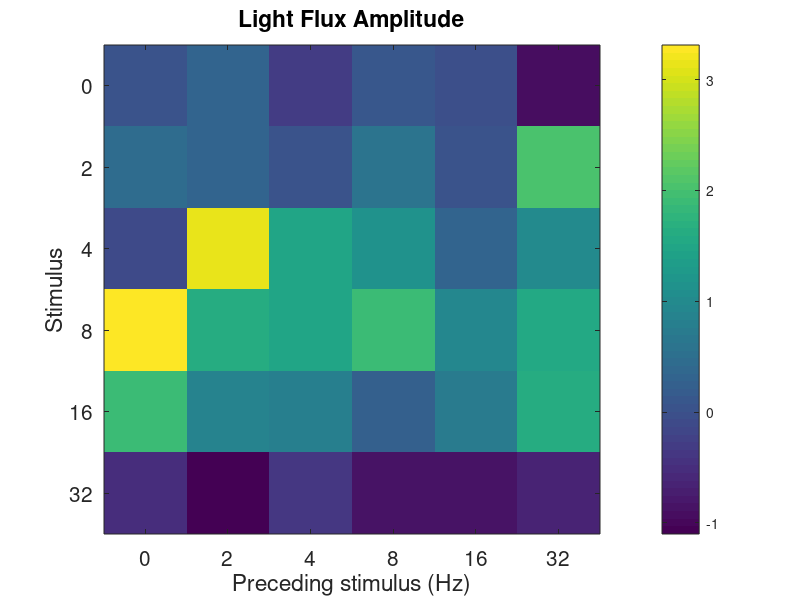
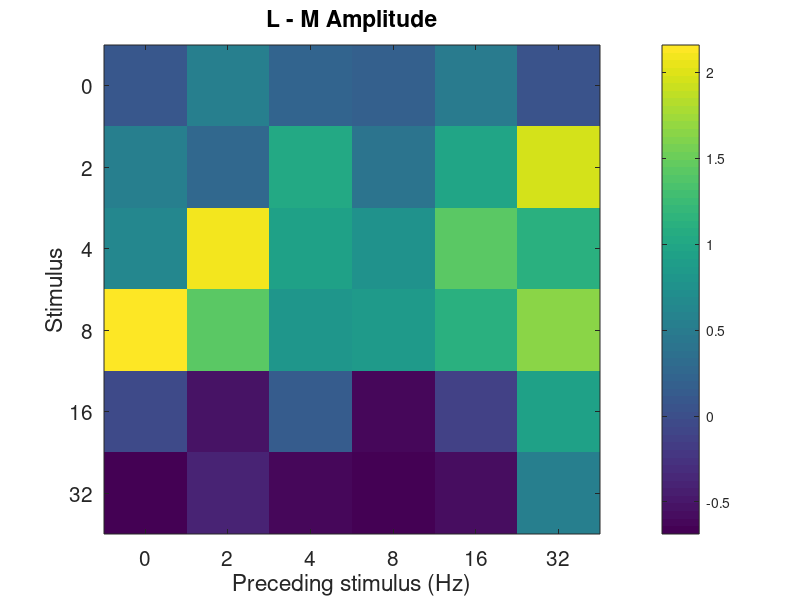
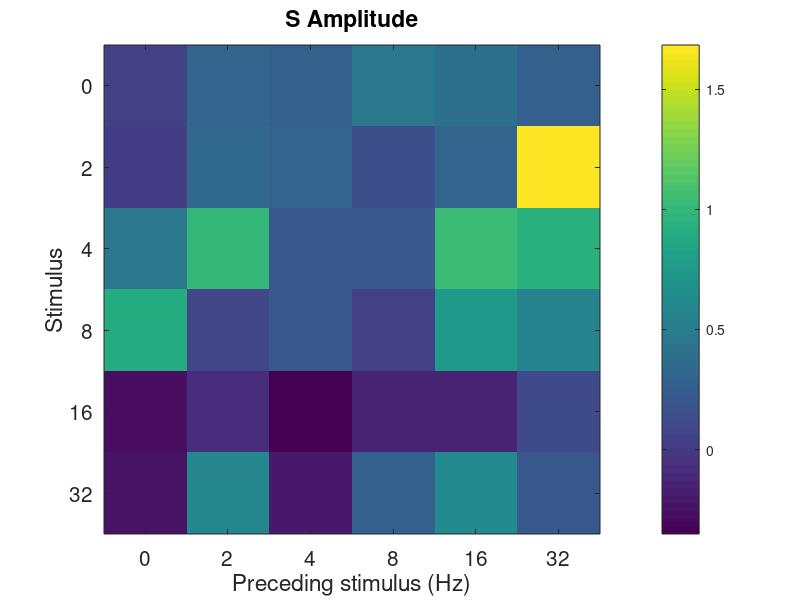
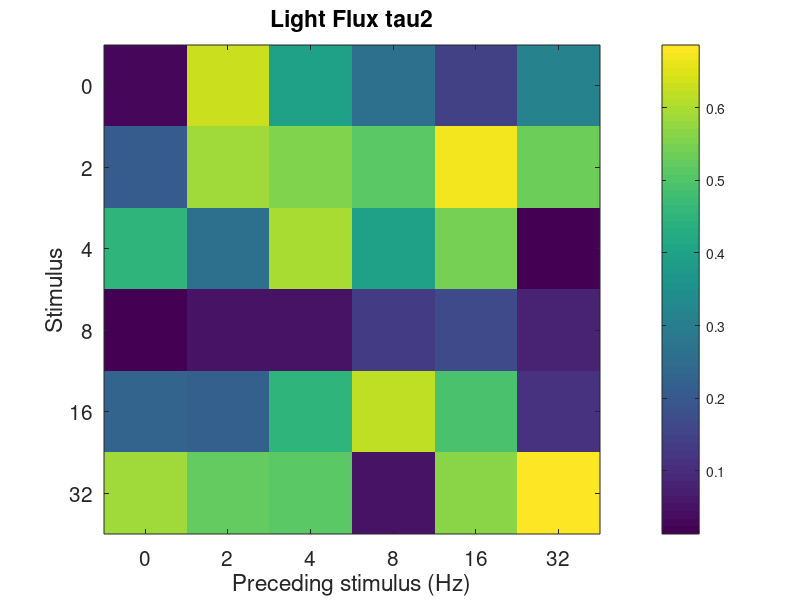

The MATLAB script that drew these images, in order:
%%

addpath('storedData/');

subj_name = 'asb1';
% NOTE THAT THE COUNTERBALANCING ISN'T PERFECT--MANUALLY CORRECTED IN CODE
% FOR RUN A: 2 PRECEDED BY 0 APPEARS 2 TIMES, 0 PRECEDED BY 0 APPEARS 2
%            TIMES
% FOR RUN B: 0 PRECEDED BY 0 APPEARS 3 TIMES

% load parameters and fits
if strcmp(subj_name,'asb1')
    carryOver = load('asb1CarryOver');
    carryOver = carryOver.carryOver;
    unlockedParamFits = load('asb1UnlockedParamFits');
    unlockedParamFits = unlockedParamFits.unlockedParamFits;
elseif strcmp(subj_name,'gka1')
    carryOver = load('gka1CarryOver');
    carryOver = carryOver.carryOver;
    unlockedParamFits = load('gka1UnlockedParamFits');
    unlockedParamFits = unlockedParamFits.unlockedParamFits;
else
   error('specify valid subject name: asb1 or gka1'); 
end

% loop over runs
for i = 1:size(carryOver.storeAll,1)
    stimForRun = carryOver.stimValuesForRunStore(i,:);
    % get unique stimulus values
    uniqueTempFreq = unique(stimForRun);
    % initialize carry over matrices
    carryOverMatSubAmpl = 0./zeros([length(uniqueTempFreq) length(uniqueTempFreq)]);
    carryOverMatSubtau2 = 0./zeros([length(uniqueTempFreq) length(uniqueTempFreq)]);
    counterMatrixSub = zeros([length(uniqueTempFreq) length(uniqueTempFreq)]);
    % loop over temp freqs in each run
    for j = 2:length(stimForRun)
        % get the amplitude and tau values
        ampl = carryOver.storeAll(i,j,1);
        tau2 = carryOver.storeAll(i,j,2);
        whereToPut1 = stimForRun(j)  ==uniqueTempFreq;
        whereToPut2 = stimForRun(j-1)==uniqueTempFreq;
        if isnan(carryOverMatSubAmpl(whereToPut1,whereToPut2))
            % place them appropriately in the carry over matrix for ampllitude
            carryOverMatSubAmpl(whereToPut1,whereToPut2) = ampl;
            % do the same for tau2
            carryOverMatSubtau2(whereToPut1,whereToPut2) = tau2;
        else
            % place them appropriately in the carry over matrix for amplitude
            carryOverMatSubAmpl(whereToPut1,whereToPut2) = ...
            carryOverMatSubAmpl(whereToPut1,whereToPut2)+ampl;
            % do the same for tau2
            carryOverMatSubtau2(whereToPut1,whereToPut2) = ...
            carryOverMatSubtau2(whereToPut1,whereToPut2)+tau2;
        end
        counterMatrixSub(whereToPut1,whereToPut2) = ...
        counterMatrixSub(whereToPut1,whereToPut2)+1;
    end
   
   % manually account for overlapping combinations
   if carryOver.runOrder(i)=='A'
       
       carryOverMatSubAmpl(1,1) = carryOverMatSubAmpl(1,1)./2;
       carryOverMatSubAmpl(2,1) = carryOverMatSubAmpl(2,1)./2;
       
       carryOverMatSubtau2(1,1) = carryOverMatSubtau2(1,1)./2;
       carryOverMatSubtau2(2,1) = carryOverMatSubtau2(2,1)./2;
       
   elseif carryOver.runOrder(i)=='B'
       
       carryOverMatSubAmpl(1,1) = carryOverMatSubAmpl(1,1)./3;
       carryOverMatSubtau2(1,1) = carryOverMatSubtau2(1,1)./3;
       
   else
      dummy = [];
   end
   
   % add 'labels'
   carryOverMatSubAmpl = [uniqueTempFreq' carryOverMatSubAmpl];
   carryOverMatSubAmpl = [[0 uniqueTempFreq]; carryOverMatSubAmpl];
   % store for each run
   carryOverMatAmpl(i,:,:) = carryOverMatSubAmpl;
   
   % repeat for tau2
   carryOverMatSubtau2 = [uniqueTempFreq' carryOverMatSubtau2];
   carryOverMatSubtau2 = [[0 uniqueTempFreq]; carryOverMatSubtau2];
   % store for each run
   carryOverMattau2(i,:,:) = carryOverMatSubtau2;
   
   % matrix for keeping track of repeats
   counterMatrix(i,:,:) = counterMatrixSub;
   
end

lightModDir = {'Light Flux','L - M','S'};

for i = 1:length(lightModDir)
   % create empty matrix
   finalCarryOverMatAmplSub = zeros(size(carryOverMatSubAmpl));
   finalCarryOverMattau2Sub = zeros(size(carryOverMatSubtau2));
   % get all runs with a given modulation direction
   runIndices = find(carryOver.stimTypeCode==i);
   % grab their carry over matrices, sum them
   for j = 1:length(runIndices)
      % convert nan's to 0's
      curCarryOverAmpl = squeeze(carryOverMatAmpl(runIndices(j),:,:));
      curCarryOverTau2 = squeeze(carryOverMattau2(runIndices(j),:,:));
      curCarryOverAmpl(isnan(curCarryOverAmpl)) = 0;
      curCarryOverTau2(isnan(curCarryOverTau2)) = 0;
      % add
      finalCarryOverMatAmplSub = finalCarryOverMatAmplSub+curCarryOverAmpl; 
      finalCarryOverMattau2Sub = finalCarryOverMattau2Sub+curCarryOverTau2; 
   end
   % divide by half the number of runs at that modulation direction--two
   % run orders to get proper counterbalancing
   finalCarryOverMatAmplSub = finalCarryOverMatAmplSub./(length(runIndices)./2);
   finalCarryOverMattau2Sub = finalCarryOverMattau2Sub./(length(runIndices)./2);
   % divide the 'labels' by 6
   finalCarryOverMatAmplSub(1,:) = finalCarryOverMatAmplSub(1,:)./2;
   finalCarryOverMatAmplSub(:,1) = finalCarryOverMatAmplSub(:,1)./2;
   finalCarryOverMattau2Sub(1,:) = finalCarryOverMattau2Sub(1,:)./2;
   finalCarryOverMattau2Sub(:,1) = finalCarryOverMattau2Sub(:,1)./2;
   % manually average overlapping cells
   finalCarryOverMatAmplSub(2,2) = finalCarryOverMatAmplSub(2,2)./2;
   finalCarryOverMattau2Sub(2,2) = finalCarryOverMattau2Sub(2,2)./2;
   finalCarryOverMatAmplSub(2,6) = finalCarryOverMatAmplSub(2,6)./2;
   finalCarryOverMattau2Sub(2,6) = finalCarryOverMattau2Sub(2,6)./2;
   % assign
   finalCarryOverMatAmpl(i,:,:) = finalCarryOverMatAmplSub;
   finalCarryOverMattau2(i,:,:) = finalCarryOverMattau2Sub;
end


figure; imagesc(squeeze(finalCarryOverMatAmpl(1,2:size(finalCarryOverMatAmpl,2),2:size(finalCarryOverMatAmpl,3))))
title('Light Flux Amplitude'); set(gca,'xticklabel',([0 2 4 8 16 32 64]));
set(gca,'yticklabel',([0 2 4 8 16 32 64])); xlabel('Preceding stimulus (Hz)');
ylabel('Stimulus'); set(gca,'FontSize',15); colorbar;

figure; imagesc(squeeze(finalCarryOverMatAmpl(2,2:size(finalCarryOverMatAmpl,2),2:size(finalCarryOverMatAmpl,3))))
title('L - M Amplitude'); set(gca,'xticklabel',([0 2 4 8 16 32 64]));
set(gca,'yticklabel',([0 2 4 8 16 32 64])); xlabel('Preceding stimulus (Hz)');
ylabel('Stimulus'); set(gca,'FontSize',15); colorbar;

figure; imagesc(squeeze(finalCarryOverMatAmpl(3,2:size(finalCarryOverMatAmpl,2),2:size(finalCarryOverMatAmpl,3))))
title('S Amplitude'); set(gca,'xticklabel',([0 2 4 8 16 32 64]));
set(gca,'yticklabel',([0 2 4 8 16 32 64])); xlabel('Preceding stimulus (Hz)');
ylabel('Stimulus'); set(gca,'FontSize',15); colorbar;

figure; imagesc(squeeze(finalCarryOverMattau2(1,2:size(finalCarryOverMattau2,2),2:size(finalCarryOverMattau2,3))))
title('Light Flux tau2'); set(gca,'xticklabel',([0 2 4 8 16 32 64]));
set(gca,'yticklabel',([0 2 4 8 16 32 64])); xlabel('Preceding stimulus (Hz)');
ylabel('Stimulus'); set(gca,'FontSize',15); colorbar;

figure; imagesc(squeeze(finalCarryOverMattau2(2,2:size(finalCarryOverMattau2,2),2:size(finalCarryOverMattau2,3))))
title('L - M tau2'); set(gca,'xticklabel',([0 2 4 8 16 32 64]));
set(gca,'yticklabel',([0 2 4 8 16 32 64])); xlabel('Preceding stimulus (Hz)');
ylabel('Stimulus'); set(gca,'FontSize',15); colorbar;

figure; imagesc(squeeze(finalCarryOverMattau2(3,2:size(finalCarryOverMattau2,2),2:size(finalCarryOverMattau2,3))))
title('S tau2'); set(gca,'xticklabel',([0 2 4 8 16 32 64]));
set(gca,'yticklabel',([0 2 4 8 16 32 64])); xlabel('Preceding stimulus (Hz)');
ylabel('Stimulus'); set(gca,'FontSize',15); colorbar;
